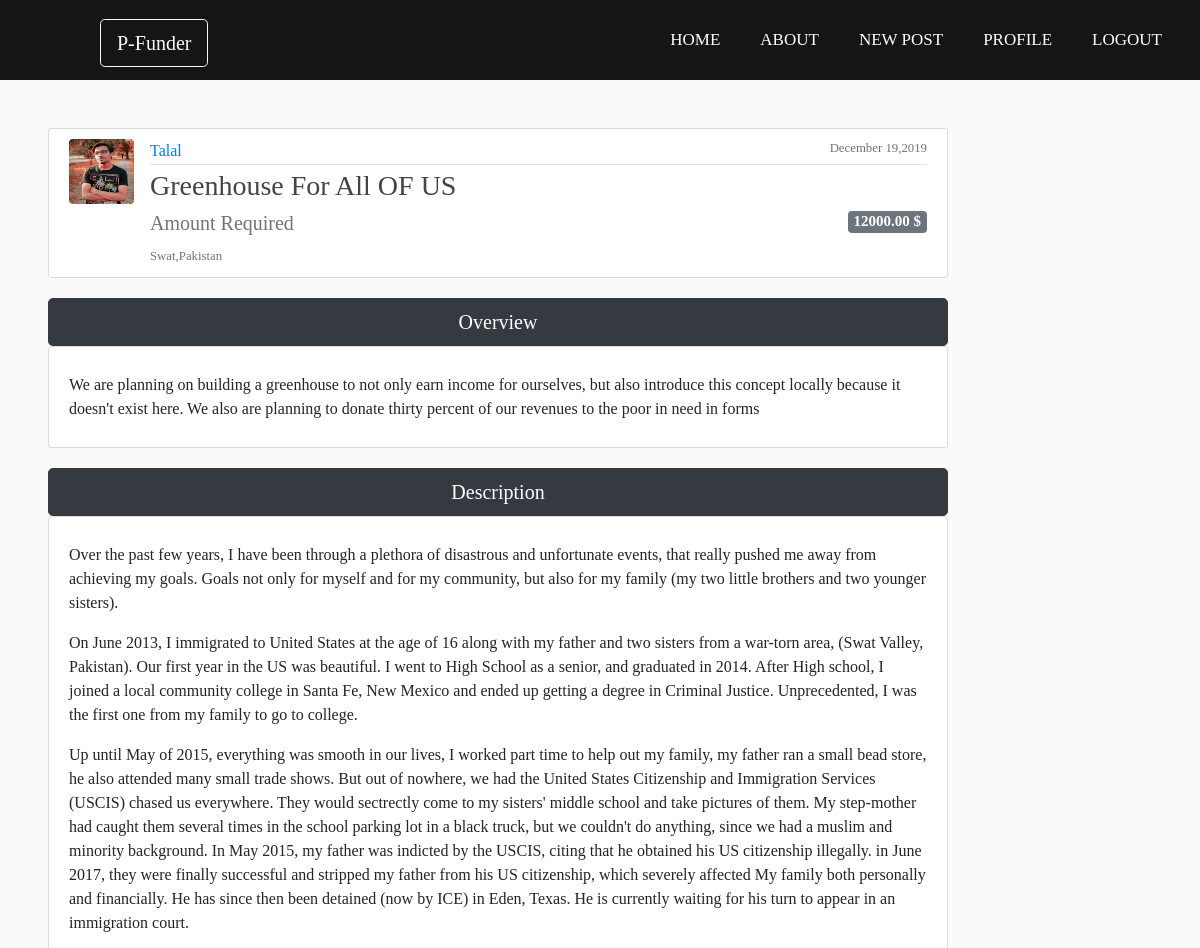
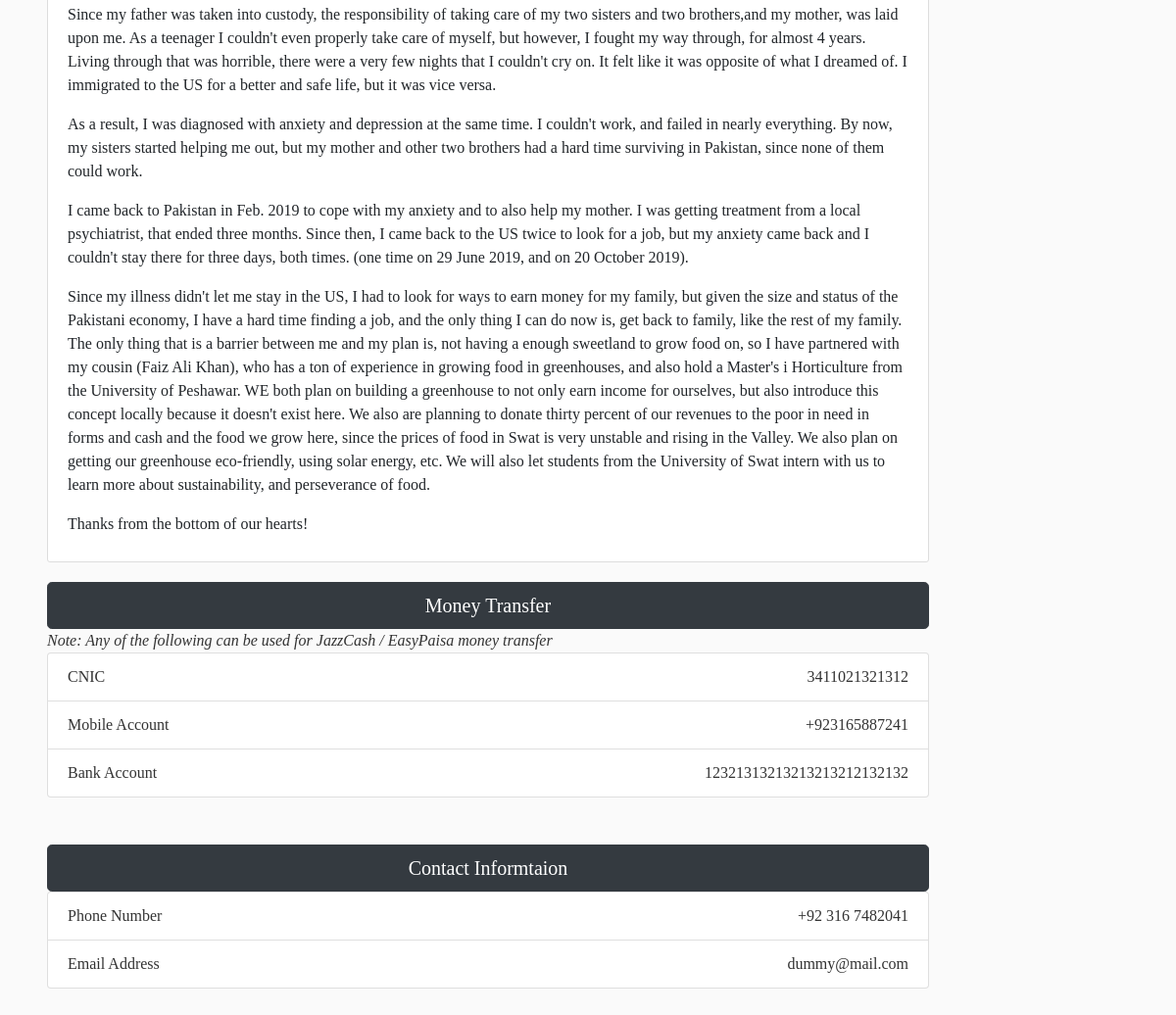
/home/post/1 (signed in), run on the app's committed database (2 pictures, top to bottom).
### posts/models.py (models this page shows, shortened)
class Post(models.Model):
	title = models.CharField(max_length=100)
	location = models.CharField(max_length=35,help_text='Kindly atleast mention City,Country')
	brief = models.TextField(max_length=500, help_text='Write an overview to be displayed on Homepage')
	description= models.TextField(help_text='Please Mention your Jazzcash or EasyPaisa account (If Any)')
	amount = models.DecimalField( max_digits = 10 ,decimal_places=2, help_text='Enter the amount in US Dollars $')
	mobileAccount = models.CharField(max_length=15,blank=True,null=True,help_text='Enter your Jazzcash or EasyPaisa Account</br>This is for Jazzcash or EasyPaisa money transfer')
	cNIC= models.CharField(max_length = 13,blank=True,null=True,help_text='This is for Jazzcash / EasyPaisa money transfer')
	bankAccount = models.CharField(max_length = 26,help_text='This is for Jazzcash / EasyPaisa / Bank money transfer' ,blank=True,null=True)
	email = models.EmailField( help_text='Enter the email so that someone can contact you in case of any help ')
	phone = PhoneField(blank=True,null=True, help_text = '+[country code][number]x[extension]')
	date_posted = models.DateTimeField(default = timezone.now)
	author = models.ForeignKey(User, on_delete = models.CASCADE)

### users/models.py (models this page shows, shortened)
class Profile(models.Model):
	user = models.OneToOneField(User, on_delete = models.CASCADE)
	image = models.ImageField(default='default.png' , upload_to = 'profile_pics')

### posts/views.py (the view)
# urls.py: path('post/<int:pk>', PostDetailView.as_view(), name='posts-detail'),
class PostDetailView(DetailView):
	model = Post

### posts/templates/posts/post_detail.html (shortened to what this page needs)
{% extends "posts/base.html"%}
{% block content %}
{% if user.is_authenticated %}
	<article class="media content-section mt-5 w-75 ml-5 ">
		<img class = 'rounded article-img' src="{{ object.author.profile.image.url }}">
	  <div class="media-body">
	    <div class="article-metadata">
	      <a class="mr-2" href="{% url 'user-posts' object.author.username %}">{{ object.author }}</a>
	      <small class="text-muted float-right">{{ object.date_posted|date:"F d,Y" }}</small>
	    </div>
	    <h3 class="article-title text-left ">{{ object.title }}</h3>
	    <h5 class="text-muted">Amount Required <span class="badge badge-secondary float-right">{{ object.amount }}  $ </span></h5>
	    <small class="text-muted ">{{ object.location }}</small>
	  </div>
	</article>
	<button type="None" class="btn btn-dark btn-lg btn-block w-75 ml-5">Overview</button>
	<article class="media content-section ml-5 w-75 ">
		<span class="text-body mt-3">{{ object.brief|linebreaks }}<span>
	</article>
	<button type="None" class="btn btn-dark btn-lg btn-block w-75 ml-5">Description</button>
	<article class="media content-section ml-5 w-75 ">
		<span class="text-body mt-3">{{ object.description|linebreaks }}</span>
	</article>
	<button type="None" class="btn btn-dark btn-lg btn-block ml-5 w-75">Money Transfer</button>
		<i class=" ml-5 ">Note: Any of the following can be used for JazzCash / EasyPaisa money transfer</i>
		<br>
	<ul class="list-group ml-5 w-75 mb-5">
	  <li class="list-group-item">CNIC   <span class="float-right">{{object.cNIC}}</span></li>
	  <li class="list-group-item">Mobile Account   <span class="float-right">{{object.mobileAccount}}</span></li>
	  <li class="list-group-item">Bank Account  <span class="float-right">{{object.bankAccount}}</span></li>
	</ul>
	<button type="None" class="btn btn-dark btn-lg btn-block ml-5 w-75">Contact Informtaion</button>
	<ul class="list-group ml-5 w-75 mb-5">
	  <li class="list-group-item">Phone Number <span class="float-right">{{object.phone}}</span></li>
	  <li class="list-group-item">Email Address <span class="float-right">{{object.email}}</span></li>
	</ul>
{% endif %}
{% endblock content %}

### posts/static/posts/main.css (style rules this page uses)
body { background: #fafafa; color: #333333; }
h1, h2, h3, h4, h5, h6 { color: #444444; }
ul { margin: 0; }
.content-section { background: #ffffff; padding: 10px 20px; border: 1px solid #dddddd; border-radius: 3px; margin-bottom: 20px; }
.article-title { color: #444444; }
.article-img { height: 65px; width: 65px; margin-right: 16px; }
.article-metadata { padding-bottom: 1px; margin-bottom: 4px; border-bottom: 1px solid #e3e3e3 }

### posts/static/posts/style.css (style rules this page uses)
* { padding: 0; margin: 0; text-decoration: none; list-style: none; box-sizing: border-box; }
body { font-family: montserrat; }

### data on the page
Post: author.profile.image (placeholder picture), author "Talal", date_posted "December 19,2019", title "Greenhouse For All OF US", amount "12000.00", location "Swat,Pakistan", brief "We are planning on building a greenhouse to not only earn income for ourselves, but also introduce this concept locally because it doesn't exist here. We also are planning to donate thirty percent of our revenues to the poor in need in forms", description "Over the past few years, I have been through a plethora of disastrous and unfortunate events, that really pushed me away from achieving my goals. Goals not only for myself and for my community, but also for my family (my two little brothers and two younger sisters). On June 2013, I immigrated to United States at the age of 16 along with my father and two sisters from a war-torn area, (Swat Valley, Pakistan). Our first year in the US was beautiful. I went to High School as a senior, and graduated in 2014. After High school, I joined a local community college in Santa Fe, New Mexico and ended up getting a degree in Criminal Justice. Unprecedented, I was the first one from my family to go to…", cNIC "3411021321312", mobileAccount "+923165887241", bankAccount "12321313213213213212132132", phone "+92 316 7482041", email "dummy@mail.com"
